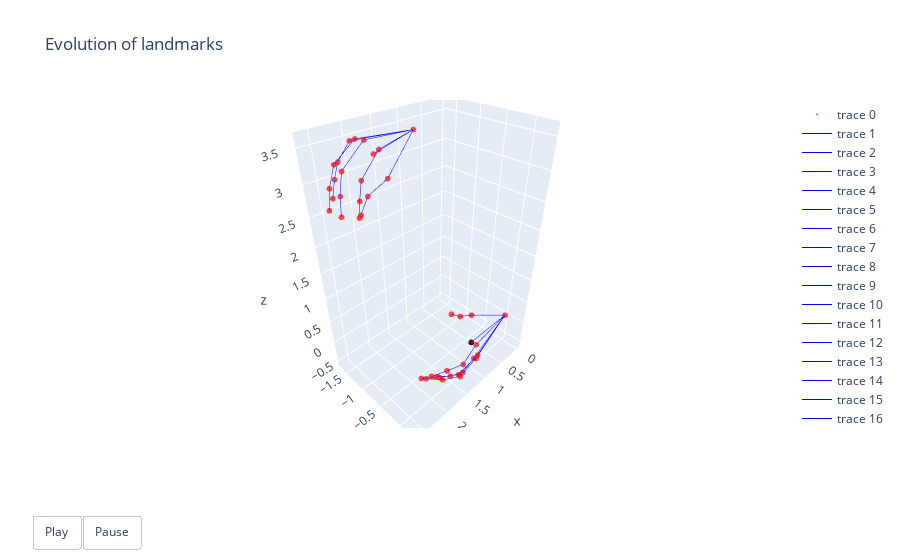

The code cell stored with this chart in its notebook:
### Code cell
import plotly.graph_objects as go

n=35

# Create the initial 3D scatter plot
fig = go.Figure(
    data=[
        go.Scatter3d(
            x=landmarks[n][:, 0],
            y=landmarks[n][:, 1],
            z=landmarks[n][:, 2],
            mode='markers',
            marker=dict(size=2, color="red", opacity=0.7)
        )]+[
        go.Scatter3d(
                    x=[landmarks[n][i, 0], landmarks[n][j, 0]],
                    y=[landmarks[n][i, 1], landmarks[n][j, 1]],
                    z=[landmarks[n][i, 2], landmarks[n][j, 2]],
                    mode='lines',
                    line=dict(color='blue', width=1),
                ) for i, j in A  # Adjacency matrix updates per frame
    ]+[
        go.Scatter3d(
            x=landmarks[n][20:21, 0],
            y=landmarks[n][20:21, 1],
            z=landmarks[n][20:21, 2],
            mode='markers',
            marker=dict(size=2, color="black", opacity=0.7)
        )],
    layout=go.Layout(
        title="Evolution of landmarks",
        # scene=dict(
        #     xaxis=dict(range=[-3, 3]),  # Set appropriate axis ranges
        #     yaxis=dict(range=[-3, 3]),
        #     zaxis=dict(range=[-3, 3]),
        #     aspectmode="cube"  # Ensures equal scaling for all axes
        # ),
        updatemenus=[{
            "buttons": [
                {"args": [None, {"frame": {"duration": 500, "redraw": True}, "fromcurrent": True}],
                 "label": "Play",
                 "method": "animate"},
                {"args": [[None], {"frame": {"duration": 0, "redraw": True}, "mode": "immediate"}],
                 "label": "Pause",
                 "method": "animate"}
            ],
            "direction": "left",
            "pad": {"r": 10, "t": 87},
            "showactive": False,
            "type": "buttons",
            "x": 0.1,
            "xanchor": "right",
            "y": 0,
            "yanchor": "top"
        }]
    ),
    frames=[
        go.Frame(
            data=[
                go.Scatter3d(
                    x=landmarks[t][:, 0],
                    y=landmarks[t][:, 1],
                    z=landmarks[t][:, 2],
                    mode='markers',
                    marker=dict(size=2, color="red", opacity=0.7)
                )
            ] + [
                go.Scatter3d(
                    x=[landmarks[t][i, 0], landmarks[t][j, 0]],
                    y=[landmarks[t][i, 1], landmarks[t][j, 1]],
                    z=[landmarks[t][i, 2], landmarks[t][j, 2]],
                    mode='lines',
                    line=dict(color='blue', width=1),
                ) for i, j in A  # Adjacency matrix updates per frame
            ] + [
                go.Scatter3d(
                    x=landmarks[t][20:21, 0],
                    y=landmarks[t][20:21, 1],
                    z=landmarks[t][20:21, 2],
                    mode='markers',
                    marker=dict(size=2, color="red", opacity=0.7)
                )
            ],
            name=f"Frame {n+t}"
        ) for t in range(n, len(landmarks))
    ]
)

# Show the animated plot
fig.show()

### Figure 1 — Plotly figure (JSON) as saved in the notebook; plotly's stock layout.template omitted (floating-point values rounded to 4 significant figures)
{"data": [{"marker": {"color": "red", "opacity": 0.7, "size": 2}, "mode": "markers", "type": "scatter3d", "x": [1.411, 2.076, 2.101, 1.969, 1.708, 0, 0.8494, 1.191, 1.139, 1.575, 1.841, 1.108, 1.613, 1.879, 1.028, 1.485, 1.757, 0.9142, 1.272, 1.491, 1, 2.315, 2.354, 2.546, 2.632, 2.473, 0.9368, 1.728, 2.101, 1.996, 2.311, 2.35, 2.034, 2.45, 2.523, 2.008, 2.405, 2.548, 1.939, 2.227, 2.351, 1.892], "y": [-0.1305, 0.07705, -0.1356, -0.1617, -0.1643, 0, -0.1551, -0.1284, 0.2116, 0.3051, 0.1962, 0.2424, 0.2523, 0.06124, 0.1568, 0.1896, 0.0296, 0.02557, 0.06935, -0.03146, -1.22e-17, -1.03, -1.012, -1.147, -1.286, -1.423, -1.446, -1.139, -1.131, -0.9407, -0.9399, -0.9675, -1.194, -1.146, -1.144, -1.435, -1.38, -1.338, -1.667, -1.569, -1.513, -1.204], "z": [0.8549, 0.08145, -0.1331, -0.282, -0.462, 0, 0.4544, 0.6629, 0.2045, 0.1433, 0.1183, -0.05712, -0.1226, -0.1306, -0.2744, -0.3399, -0.3273, -0.4668, -0.5241, -0.5175, 1.362e-17, 2.654, 2.634, 2.667, 2.745, 2.82, 3.422, 2.971, 2.826, 3.503, 3.181, 2.896, 3.572, 3.282, 2.963, 3.525, 3.295, 3.017, 3.432, 3.231, 3.032, 3.35]}, {"line": {"color": "blue", "width": 1}, "mode": "lines", "type": "scatter3d", "x": [1.708, 1.491], "y": [-0.1643, -0.03146], "z": [-0.462, -0.5175]}, {"line": {"color": "blue", "width": 1}, "mode": "lines", "type": "scatter3d", "x": [1.969, 1.757], "y": [-0.1617, 0.0296], "z": [-0.282, -0.3273]}, {"line": {"color": "blue", "width": 1}, "mode": "lines", "type": "scatter3d", "x": [2.101, 1.879], "y": [-0.1356, 0.06124], "z": [-0.1331, -0.1306]}, {"line": {"color": "blue", "width": 1}, "mode": "lines", "type": "scatter3d", "x": [2.076, 1.841], "y": [0.07705, 0.1962], "z": [0.08145, 0.1183]}, {"line": {"color": "blue", "width": 1}, "mode": "lines", "type": "scatter3d", "x": [1.491, 1.272], "y": [-0.03146, 0.06935], "z": [-0.5175, -0.5241]}, {"line": {"color": "blue", "width": 1}, "mode": "lines", "type": "scatter3d", "x": [1.757, 1.485], "y": [0.0296, 0.1896], "z": [-0.3273, -0.3399]}, {"line": {"color": "blue", "width": 1}, "mode": "lines", "type": "scatter3d", "x": [1.879, 1.613], "y": [0.06124, 0.2523], "z": [-0.1306, -0.1226]}, {"line": {"color": "blue", "width": 1}, "mode": "lines", "type": "scatter3d", "x": [1.841, 1.575], "y": [0.1962, 0.3051], "z": [0.1183, 0.1433]}, {"line": {"color": "blue", "width": 1}, "mode": "lines", "type": "scatter3d", "x": [1.272, 0.9142], "y": [0.06935, 0.02557], "z": [-0.5241, -0.4668]}, {"line": {"color": "blue", "width": 1}, "mode": "lines", "type": "scatter3d", "x": [1.485, 1.028], "y": [0.1896, 0.1568], "z": [-0.3399, -0.2744]}, {"line": {"color": "blue", "width": 1}, "mode": "lines", "type": "scatter3d", "x": [1.613, 1.108], "y": [0.2523, 0.2424], "z": [-0.1226, -0.05712]}, {"line": {"color": "blue", "width": 1}, "mode": "lines", "type": "scatter3d", "x": [1.575, 1.139], "y": [0.3051, 0.2116], "z": [0.1433, 0.2045]}, {"line": {"color": "blue", "width": 1}, "mode": "lines", "type": "scatter3d", "x": [0.9142, 0], "y": [0.02557, 0], "z": [-0.4668, 0]}, {"line": {"color": "blue", "width": 1}, "mode": "lines", "type": "scatter3d", "x": [1.028, 0], "y": [0.1568, 0], "z": [-0.2744, 0]}, {"line": {"color": "blue", "width": 1}, "mode": "lines", "type": "scatter3d", "x": [1.108, 0], "y": [0.2424, 0], "z": [-0.05712, 0]}, {"line": {"color": "blue", "width": 1}, "mode": "lines", "type": "scatter3d", "x": [1.139, 0], "y": [0.2116, 0], "z": [0.2045, 0]}, {"line": {"color": "blue", "width": 1}, "mode": "lines", "type": "scatter3d", "x": [1.411, 1.191], "y": [-0.1305, -0.1284], "z": [0.8549, 0.6629]}, {"line": {"color": "blue", "width": 1}, "mode": "lines", "type": "scatter3d", "x": [1.191, 0.8494], "y": [-0.1284, -0.1551], "z": [0.6629, 0.4544]}, {"line": {"color": "blue", "width": 1}, "mode": "lines", "type": "scatter3d", "x": [0.8494, 0], "y": [-0.1551, 0], "z": [0.4544, 0]}, {"line": {"color": "blue", "width": 1}, "mode": "lines", "type": "scatter3d", "x": [1, 0], "y": [-1.22e-17, 0], "z": [1.362e-17, 0]}, {"line": {"color": "blue", "width": 1}, "mode": "lines", "type": "scatter3d", "x": [2.473, 2.351], "y": [-1.423, -1.513], "z": [2.82, 3.032]}, {"line": {"color": "blue", "width": 1}, "mode": "lines", "type": "scatter3d", "x": [2.632, 2.548], "y": [-1.286, -1.338], "z": [2.745, 3.017]}, {"line": {"color": "blue", "width": 1}, "mode": "lines", "type": "scatter3d", "x": [2.546, 2.523], "y": [-1.147, -1.144], "z": [2.667, 2.963]}, {"line": {"color": "blue", "width": 1}, "mode": "lines", "type": "scatter3d", "x": [2.354, 2.35], "y": [-1.012, -0.9675], "z": [2.634, 2.896]}, {"line": {"color": "blue", "width": 1}, "mode": "lines", "type": "scatter3d", "x": [2.351, 2.227], "y": [-1.513, -1.569], "z": [3.032, 3.231]}, {"line": {"color": "blue", "width": 1}, "mode": "lines", "type": "scatter3d", "x": [2.548, 2.405], "y": [-1.338, -1.38], "z": [3.017, 3.295]}, {"line": {"color": "blue", "width": 1}, "mode": "lines", "type": "scatter3d", "x": [2.523, 2.45], "y": [-1.144, -1.146], "z": [2.963, 3.282]}, {"line": {"color": "blue", "width": 1}, "mode": "lines", "type": "scatter3d", "x": [2.35, 2.311], "y": [-0.9675, -0.9399], "z": [2.896, 3.181]}, {"line": {"color": "blue", "width": 1}, "mode": "lines", "type": "scatter3d", "x": [2.227, 1.939], "y": [-1.569, -1.667], "z": [3.231, 3.432]}, {"line": {"color": "blue", "width": 1}, "mode": "lines", "type": "scatter3d", "x": [2.405, 2.008], "y": [-1.38, -1.435], "z": [3.295, 3.525]}, {"line": {"color": "blue", "width": 1}, "mode": "lines", "type": "scatter3d", "x": [2.45, 2.034], "y": [-1.146, -1.194], "z": [3.282, 3.572]}, {"line": {"color": "blue", "width": 1}, "mode": "lines", "type": "scatter3d", "x": [2.311, 1.996], "y": [-0.9399, -0.9407], "z": [3.181, 3.503]}, {"line": {"color": "blue", "width": 1}, "mode": "lines", "type": "scatter3d", "x": [1.939, 0.9368], "y": [-1.667, -1.446], "z": [3.432, 3.422]}, {"line": {"color": "blue", "width": 1}, "mode": "lines", "type": "scatter3d", "x": [2.008, 0.9368], "y": [-1.435, -1.446], "z": [3.525, 3.422]}, {"line": {"color": "blue", "width": 1}, "mode": "lines", "type": "scatter3d", "x": [2.034, 0.9368], "y": [-1.194, -1.446], "z": [3.572, 3.422]}, {"line": {"color": "blue", "width": 1}, "mode": "lines", "type": "scatter3d", "x": [1.996, 0.9368], "y": [-0.9407, -1.446], "z": [3.503, 3.422]}, {"line": {"color": "blue", "width": 1}, "mode": "lines", "type": "scatter3d", "x": [2.315, 2.101], "y": [-1.03, -1.131], "z": [2.654, 2.826]}, {"line": {"color": "blue", "width": 1}, "mode": "lines", "type": "scatter3d", "x": [2.101, 1.728], "y": [-1.131, -1.139], "z": [2.826, 2.971]}, {"line": {"color": "blue", "width": 1}, "mode": "lines", "type": "scatter3d", "x": [1.728, 0.9368], "y": [-1.139, -1.446], "z": [2.971, 3.422]}, {"line": {"color": "blue", "width": 1}, "mode": "lines", "type": "scatter3d", "x": [1.892, 0.9368], "y": [-1.204, -1.446], "z": [3.35, 3.422]}, {"marker": {"color": "black", "opacity": 0.7, "size": 2}, "mode": "markers", "type": "scatter3d", "x": [1], "y": [-1.22e-17], "z": [1.362e-17]}], "layout": {"title": {"text": "Evolution of landmarks"}, "updatemenus": [{"buttons": [{"args": [null, {"frame": {"duration": 500, "redraw": true}, "fromcurrent": true}], "label": "Play", "method": "animate"}, {"args": [[null], {"frame": {"duration": 0, "redraw": true}, "mode": "immediate"}], "label": "Pause", "method": "animate"}], "direction": "left", "pad": {"r": 10, "t": 87}, "showactive": false, "type": "buttons", "x": 0.1, "xanchor": "right", "y": 0, "yanchor": "top"}]}}
